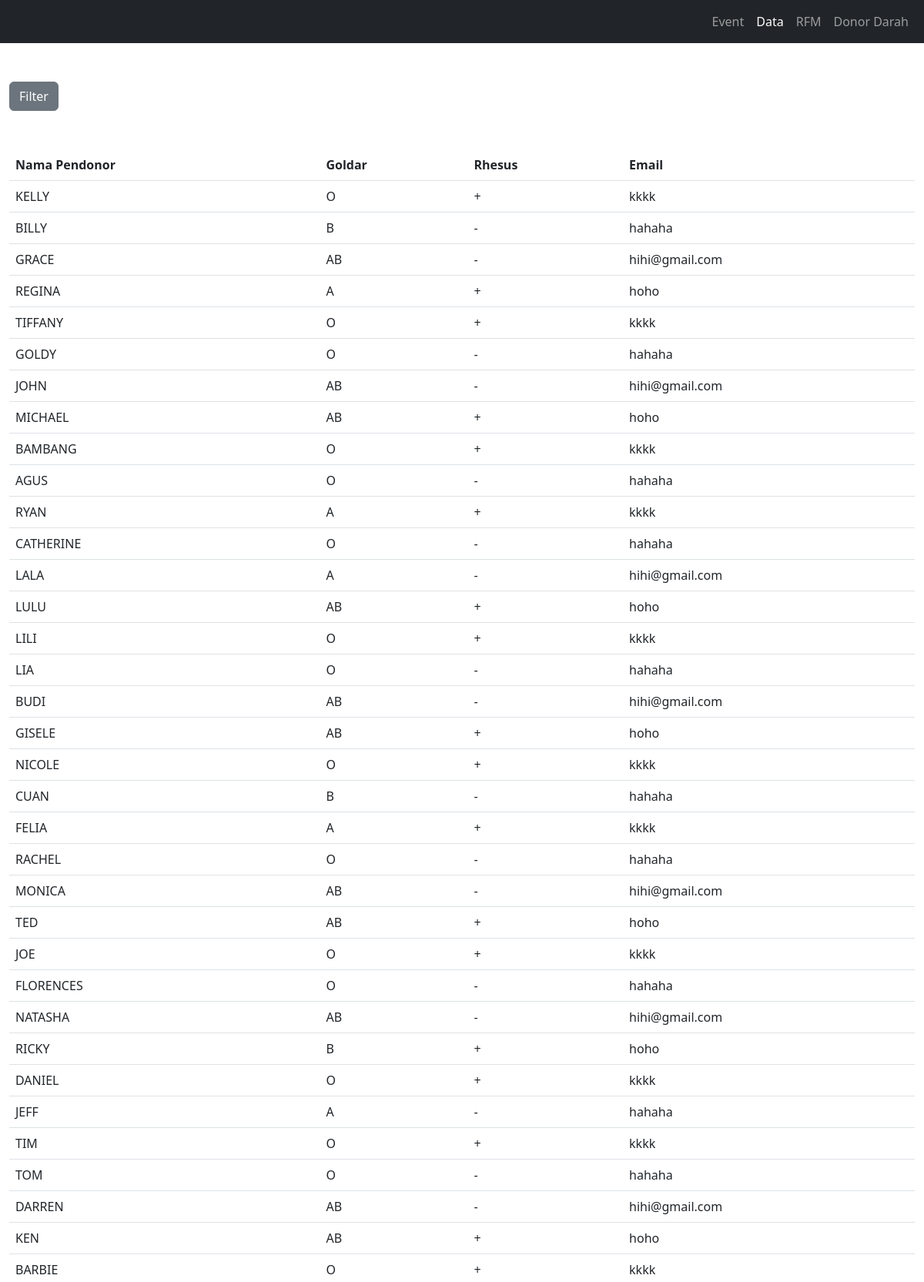
Screenshot of /Filter.php (upper part) with the database file from the repository.
### tables this page shows
CREATE TABLE `pendonor` (
  `id_pendonor` int(11) NOT NULL,
  `nama_pendonor` varchar(200) NOT NULL,
  `tanggal_lahir` date NOT NULL,
  `jenis_kelamin` varchar(2) NOT NULL,
  `golongan_darah` varchar(2) NOT NULL,
  `rhesus` varchar(1) NOT NULL,
  `alamat_rumah` varchar(200) NOT NULL,
  `id_kelurahan_rumah` int(11) NOT NULL,
  `alamat_kantor` varchar(200) NOT NULL,
  `id_kelurahan_kantor` int(11) NOT NULL,
  `no_telp` varchar(15) NOT NULL,
  `email` varchar(200) NOT NULL
);

### Filter.php (the view, shortened to what this page needs)
<?php
    include "connect.php";
?>
<!DOCTYPE html>
<html lang="en">
<head>
    <link href="https://cdn.jsdelivr.net/npm/bootstrap@5.2.2/dist/css/bootstrap.min.css" rel="stylesheet">
</head>
<body>
    <nav class="navbar navbar-expand-lg navbar-dark bg-dark">
    <div class="container-fluid">
        <div class="collapse navbar-collapse justify-content-end" id="navbarNav">
        <ul class="navbar-nav">
            <li class="nav-item">
            <a class="nav-link" href="#">Event</a>
            </li>
            <li class="nav-item">
            <a class="nav-link active" aria-current="page" href="#">Data</a>
            </li>
            <li class="nav-item">
            <a class="nav-link" href="#">RFM</a>
            </li>
            <li class="nav-item">
            <a class="nav-link" href="#">Donor Darah</a>
            </li>
        </ul>
        </div>
    </div>
    </nav>
    <div class="container-fluid">
        <button type="button" class="btn btn-secondary"  style="margin-top: 50px;">Filter</button>
        <div class="row" style="margin-top: 50px;">
        <div class="box-data">
        <table class="table">
            <thead>
                <tr>
                <th scope="col">Nama Pendonor</th>
                <th scope="col">Goldar</th>
                <th scope="col">Rhesus</th>
                <th scope="col">Email</th>
                </tr>
            </thead>
            <tbody>
                <?php
                    $sql = "SELECT * FROM pendonor";
                    $result = $conn->query($sql);
                    if ($result->num_rows > 0) {
                    while($row = $result->fetch_assoc()) {
                        echo "<tr><td>".$row["nama_pendonor"]."</td><td>".$row["golongan_darah"]."</td><td>".$row["rhesus"]."</td><td>".$row["email"]."</tr>";
                    }
                    echo "</table>";
                    } else {
                    echo "0 results";
                    }
                ?>
        </div>
        </div>
    </div>
</body>
</html>

### rows the page displays
pendonor: nama_pendonor "KELLY", golongan_darah "O", rhesus "+", email "kkkk"
pendonor: nama_pendonor "BILLY", golongan_darah "B", rhesus "-", email "hahaha"
pendonor: nama_pendonor "GRACE", golongan_darah "AB", rhesus "-", email "hihi@gmail.com"
pendonor: nama_pendonor "REGINA", golongan_darah "A", rhesus "+", email "hoho"
pendonor: nama_pendonor "TIFFANY", golongan_darah "O", rhesus "+", email "kkkk"
pendonor: nama_pendonor "GOLDY", golongan_darah "O", rhesus "-", email "hahaha"
pendonor: nama_pendonor "JOHN", golongan_darah "AB", rhesus "-", email "hihi@gmail.com"
pendonor: nama_pendonor "MICHAEL", golongan_darah "AB", rhesus "+", email "hoho"
pendonor: nama_pendonor "BAMBANG", golongan_darah "O", rhesus "+", email "kkkk"
pendonor: nama_pendonor "AGUS", golongan_darah "O", rhesus "-", email "hahaha"
pendonor: nama_pendonor "RYAN", golongan_darah "A", rhesus "+", email "kkkk"
pendonor: nama_pendonor "CATHERINE", golongan_darah "O", rhesus "-", email "hahaha"
pendonor: nama_pendonor "LALA", golongan_darah "A", rhesus "-", email "hihi@gmail.com"
pendonor: nama_pendonor "LULU", golongan_darah "AB", rhesus "+", email "hoho"
pendonor: nama_pendonor "LILI", golongan_darah "O", rhesus "+", email "kkkk"
pendonor: nama_pendonor "LIA", golongan_darah "O", rhesus "-", email "hahaha"
pendonor: nama_pendonor "BUDI", golongan_darah "AB", rhesus "-", email "hihi@gmail.com"
pendonor: nama_pendonor "GISELE", golongan_darah "AB", rhesus "+", email "hoho"
pendonor: nama_pendonor "NICOLE", golongan_darah "O", rhesus "+", email "kkkk"
pendonor: nama_pendonor "CUAN", golongan_darah "B", rhesus "-", email "hahaha"
pendonor: nama_pendonor "FELIA", golongan_darah "A", rhesus "+", email "kkkk"
pendonor: nama_pendonor "RACHEL", golongan_darah "O", rhesus "-", email "hahaha"
pendonor: nama_pendonor "MONICA", golongan_darah "AB", rhesus "-", email "hihi@gmail.com"
pendonor: nama_pendonor "TED", golongan_darah "AB", rhesus "+", email "hoho"
pendonor: nama_pendonor "JOE", golongan_darah "O", rhesus "+", email "kkkk"
pendonor: nama_pendonor "FLORENCES", golongan_darah "O", rhesus "-", email "hahaha"
pendonor: nama_pendonor "NATASHA", golongan_darah "AB", rhesus "-", email "hihi@gmail.com"
pendonor: nama_pendonor "RICKY", golongan_darah "B", rhesus "+", email "hoho"
pendonor: nama_pendonor "DANIEL", golongan_darah "O", rhesus "+", email "kkkk"
pendonor: nama_pendonor "JEFF", golongan_darah "A", rhesus "-", email "hahaha"
pendonor: nama_pendonor "TIM", golongan_darah "O", rhesus "+", email "kkkk"
pendonor: nama_pendonor "TOM", golongan_darah "O", rhesus "-", email "hahaha"
pendonor: nama_pendonor "DARREN", golongan_darah "AB", rhesus "-", email "hihi@gmail.com"
pendonor: nama_pendonor "KEN", golongan_darah "AB", rhesus "+", email "hoho"
pendonor: nama_pendonor "BARBIE", golongan_darah "O", rhesus "+", email "kkkk"
